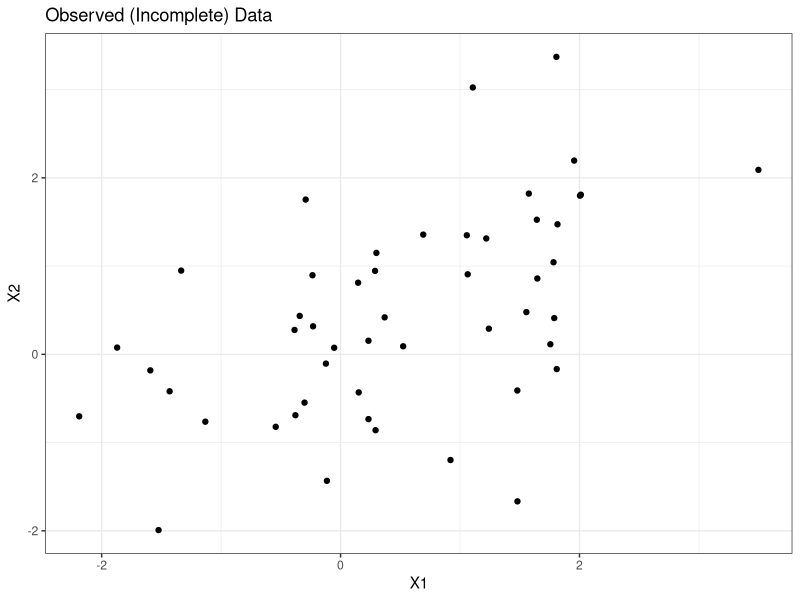
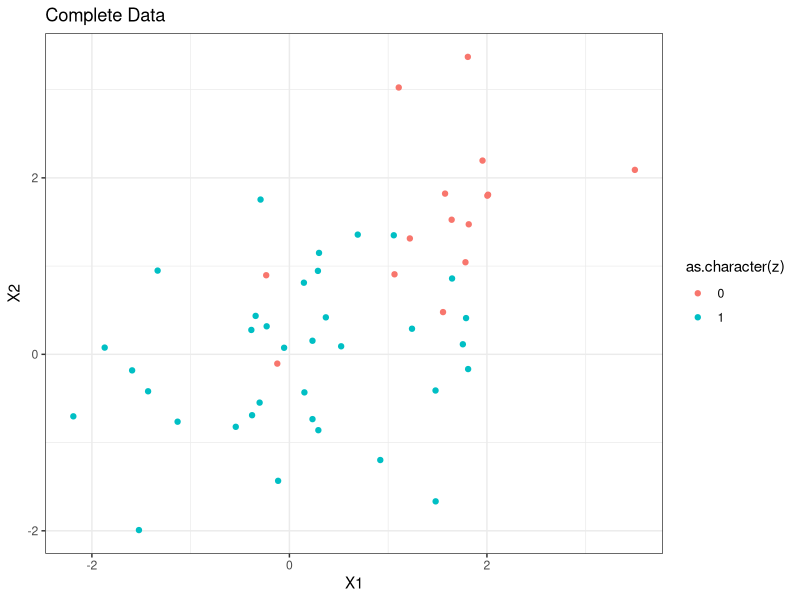
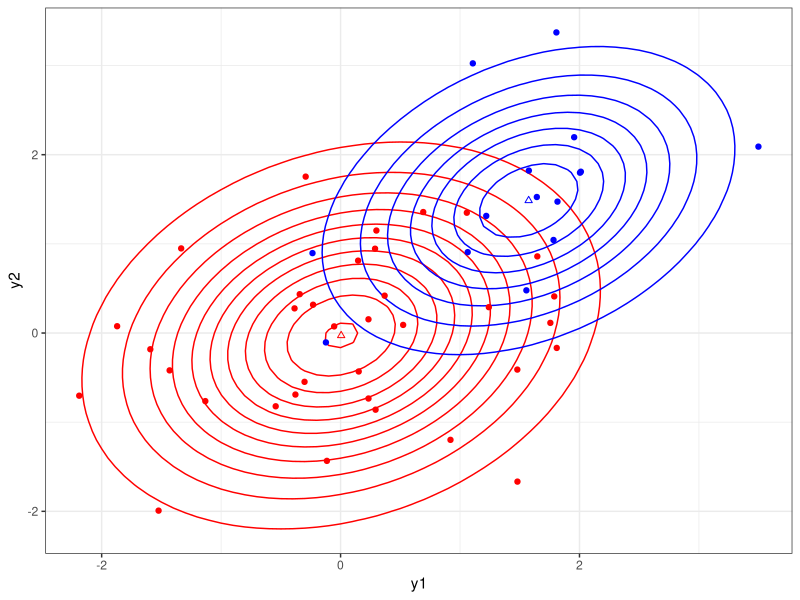
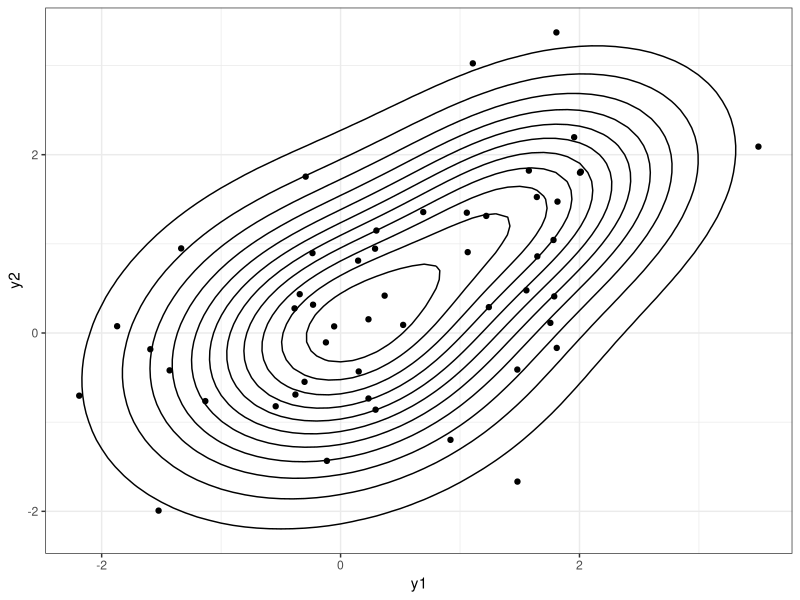
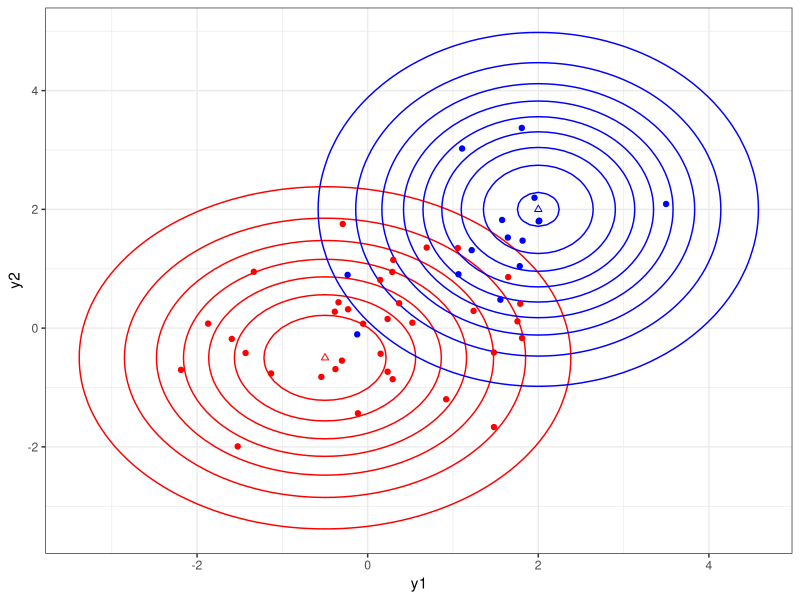
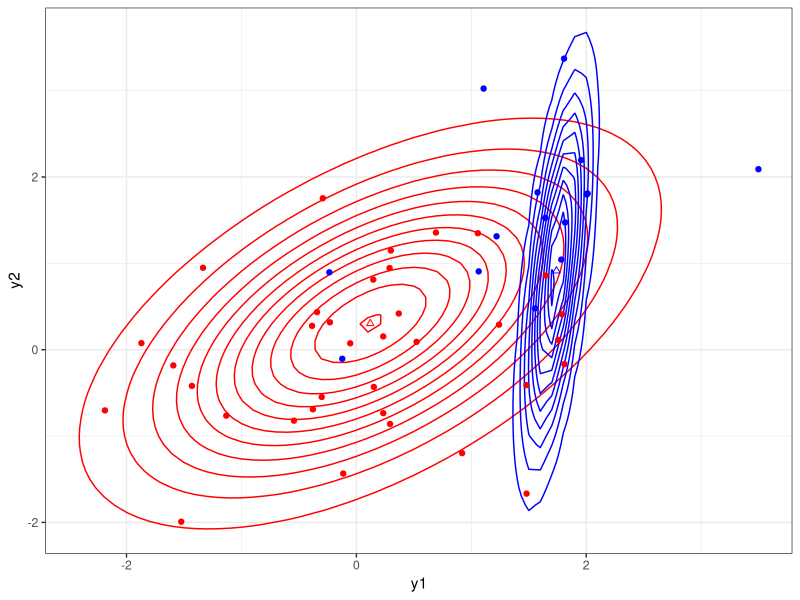

The R source for these figures, in order:
## ---- echo = FALSE, message = FALSE----------------------------------------------------------------------------------------------------------------------------
library(knitr)
library(ggplot2)
library(dplyr)
library(tidyr)
library(broom)
set.seed(333)

theme_set(theme_bw())
knitr::opts_chunk$set(fig.height = 3)


## ---- fig.show='hold', out.width="50%", fig.height=5-----------------------------------------------------------------------------------------------------------
library(mvtnorm) ## multivariate normal

p = .6
mu1 <- c(0, 0)
sig1 <- matrix(c(1, 0, 0, 1), ncol = 2)
mu2 <- c(1.5, 1.5)
sig2 <- matrix(c(1, .6, .6, 1), ncol = 2)

## sample from the mixture
n <- 50
z <- rbinom(n, 1, p)

y1 <- rmvnorm(sum(z), mean = mu1, sigma = sig1)
y2 <- rmvnorm(n - sum(z), mean = mu2, sigma = sig2)  
y <- matrix(NA, nrow = n, ncol = 2) ## observed data
y[z == 1, ] <- y1
y[z == 0, ] <- y2

df <- data.frame(y, z)

## plot data
ggplot(df) +
  geom_point(aes(X1, X2)) +
  ggtitle("Observed (Incomplete) Data")

ggplot(df) +
  geom_point(aes(X1, X2, colour = as.character(z))) +
  ggtitle("Complete Data")



## --------------------------------------------------------------------------------------------------------------------------------------------------------------
# loglikelihood of incomplete data--no knowledge of z
loglik_mixture <- function(par, data) {
	p <- plogis(par[1])  # p guaranteed to be in [0,1]
	mu1 <- c(par[2], par[3])
	sig1 <- matrix(c(exp(par[4]), par[5], par[5], exp(par[4])), nrow = 2)
	mu2 <- c(par[6], par[7])
	sig2 <- matrix(c(exp(par[8]), par[9], par[9], exp(par[8])), nrow = 2)
	# note:  exponential guarantees the diagonal elements are positive, but
	# nothing to guarantee matrices are positive definite. (Could do square root)

	out <- log(p * dmvnorm(data, mean = mu1, sigma = sig1) + 
	             (1-p) * dmvnorm(data, mean = mu2, sigma = sig2))
	return(sum(out))
}

## optimize from different starting values
mle1 <- optim(c(0, -.2, -.2, .5, 0, 2, 2, .5, 0), loglik_mixture, data = y, control = list(fnscale = -1))
mle2 <- optim(c(.405, 0, 0, 0, 0, 1.5, 1.5, 0, .6), loglik_mixture, data = y, control = list(fnscale = -1))


## ---- echo = FALSE---------------------------------------------------------------------------------------------------------------------------------------------
data.frame(Parameter = c("$p$", "$\\mu_{11}$", "$\\mu_{12}$", "$\\Sigma_{111}$", "$\\Sigma_{112}$", "$\\mu_{21}$",  "$\\mu_{22}$", "$\\Sigma_{211}$", "$\\Sigma_{212}$"), 
           Truth = c(p, mu1, sig1[1:2], mu2, sig2[1:2]),
           MLE1 = c(plogis(mle1$par[1]), mle1$par[c(2,3)], exp(mle1$par[4]), mle1$par[5:7], exp(mle1$par[8]), mle1$par[9]),
           MLE2 = c(plogis(mle2$par[1]), mle2$par[c(2,3)], exp(mle1$par[4]), mle2$par[5:7], exp(mle2$par[8]), mle2$par[9])) |>
  kable(escape = FALSE, digits = 4)

## ---- echo = FALSE, fig.show='hold', out.width="50%", fig.height=5---------------------------------------------------------------------------------------------
hat_p <- plogis(mle2$par[1])
hat_mu1 <- mle2$par[2:3]
hat_sig1 <- matrix(c(exp(mle2$par[4]), mle2$par[5], mle2$par[5], exp(mle2$par[4])), nrow = 2)
hat_mu2 <- mle2$par[6:7]
hat_sig2 <- matrix(c(exp(mle2$par[8]), mle2$par[9], mle2$par[9], exp(mle2$par[8])), nrow = 2)

expand.grid(y1 = seq(-5, 5, by = .1), y2 = seq(-5, 5, by = .1)) |>
  rowwise() |>
  mutate(dens1 = hat_p * dmvnorm(c(y1, y2), mean = hat_mu1, sigma = hat_sig1),
         dens2 = (1 - hat_p) * dmvnorm(c(y1, y2), mean = hat_mu2, sigma = hat_sig2),
         dens_mix = dens1 + dens2) -> plot_dens
  
ggplot() +
  geom_contour(aes(y1, y2, z = dens1), colour = "red", data = plot_dens) +
  geom_contour(aes(y1, y2, z = dens2), colour = "blue", data = plot_dens) +
  geom_point(aes(X1, X2, colour = as.character(z)), data = df) +
  geom_point(aes(hat_mu1[1], hat_mu1[2]), shape = 2, colour = "red") +
  geom_point(aes(hat_mu2[1], hat_mu2[2]), shape = 2, colour = "blue") +
  scale_color_manual(values = c("blue", "red")) +
  theme(legend.position = "none")

ggplot() +
  geom_contour(aes(y1, y2, z = dens_mix), data = plot_dens, colour = "black") +
  geom_point(aes(X1, X2), data = df)


## --------------------------------------------------------------------------------------------------------------------------------------------------------------
# Centered the second mixture component at a data point, and shrink 
# variance, so normal is super-concentrated around that point.
loglik_mixture(c(.6, 0, 0, 0, 0, y[30, 1], y[30, 2], -50, 0), data = y)  
mle3 <- optim(c(.6, 0, 0, 0, 0, y[30, 1], y[30, 2], -50, 0), loglik_mixture, data = y, control = list(fnscale = -1))

## ---- echo = FALSE---------------------------------------------------------------------------------------------------------------------------------------------
data.frame(Parameter = c("$p$", "$\\mu_{11}$", "$\\mu_{12}$", "$\\Sigma_{111}$", "$\\Sigma_{112}$", "$\\mu_{21}$",  "$\\mu_{22}$", "$\\Sigma_{211}$", "$\\Sigma_{212}$"), 
           Truth = c(p, mu1, sig1[1:2], mu2, sig2[1:2]),
           MLE3 = c(plogis(mle3$par[1]), mle3$par[c(2,3)], exp(mle3$par[4]), mle3$par[5:7], exp(mle3$par[8]), mle3$par[9])) |>
  kable(escape = FALSE, digits = 4)

## Your turn: fit the EM algorithm to the observed data y
#starting values for parameters
mu1_em <- c(-0.5, -0.5) # wrong
mu2_em <- c(2, 2) # wrong
sig1_em <- matrix(c(2, 0, 0, 2), nrow = 2) # wrong
sig2_em <- matrix(c(1.5, 0, 0, 2), nrow = 2) # wrong
p_em <- .5 # wrong

expand.grid(y1 = seq(-5, 5, by = .1), y2 = seq(-5, 5, by = .1)) |>
  rowwise() |>
  mutate(dens1 = p_em * dmvnorm(c(y1, y2), mean = mu1_em, sigma = sig1_em),
         dens2 = (1 - p_em) * dmvnorm(c(y1, y2), mean = mu2_em, sigma = sig2_em),
         dens_mix = dens1 + dens2) -> plot_dens

ggplot() +
  geom_contour(aes(y1, y2, z = dens1), colour = "red", data = plot_dens) +
  geom_contour(aes(y1, y2, z = dens2), colour = "blue", data = plot_dens) +
  geom_point(aes(X1, X2, colour = as.character(z)), data = df) +
  geom_point(aes(mu1_em[1], mu1_em[2]), shape = 2, colour = "red") +
  geom_point(aes(mu2_em[1], mu2_em[2]), shape = 2, colour = "blue") +
  scale_color_manual(values = c("blue", "red")) +
  theme(legend.position = "none")

for(i in seq(1, 100)) {
  # E
  w1 <- p_em * dmvnorm(y, mean = mu1_em, sigma = sig1_em)
  w2 <- (1 - p_em) * dmvnorm(y, mean = mu2_em, sigma = sig2_em)
  tot <- w1 + w2
  w <- w1 / tot
  
  #M
  mu1_em <- apply(w * y / sum(w), 2, sum)
  mu2_em <- apply((1 - w) * y / sum(1-w), 2, sum)
  dev1 <- y - t(matrix(rep(mu1_em, n), ncol = n))
  sig1_em <- (t(w * dev1) %*% dev1)/sum(w)
  dev2 <- y - t(matrix(rep(mu2_em, n), ncol = n))
  sig2_em <- (t((1 - w)*dev2) %*% dev2)/sum(1 - w)	
  p_em <- sum(w)/n
}

expand.grid(y1 = seq(-5, 5, by = .1), y2 = seq(-5, 5, by = .1)) |>
  rowwise() |>
  mutate(dens1 = p_em * dmvnorm(c(y1, y2), mean = mu1_em, sigma = sig1_em),
         dens2 = (1 - p_em) * dmvnorm(c(y1, y2), mean = mu2_em, sigma = sig2_em),
         dens_mix = dens1 + dens2) -> plot_dens

ggplot() +
  geom_contour(aes(y1, y2, z = dens1), colour = "red", data = plot_dens) +
  geom_contour(aes(y1, y2, z = dens2), colour = "blue", data = plot_dens) +
  geom_point(aes(X1, X2, colour = as.character(z)), data = df) +
  geom_point(aes(mu1_em[1], mu1_em[2]), shape = 2, colour = "red") +
  geom_point(aes(mu2_em[1], mu2_em[2]), shape = 2, colour = "blue") +
  scale_color_manual(values = c("blue", "red")) +
  theme(legend.position = "none")

data.frame(Parameter = c("$p$", "$\\mu_{11}$", "$\\mu_{12}$", "$\\Sigma_{111}$", "$\\Sigma_{112}$", "$\\mu_{21}$",  "$\\mu_{22}$", "$\\Sigma_{211}$", "$\\Sigma_{212}$"), 
           Truth = c(p, mu1, sig1[1:2], mu2, sig2[1:2]),
           MLE2 = c(plogis(mle2$par[1]), mle2$par[c(2,3)], exp(mle2$par[4]), mle2$par[5:7], exp(mle2$par[8]), mle2$par[9]),
           EM = c(p_em, mu1_em, sig1_em[1:2], mu2_em, sig2_em[1:2])) |>
  kable(escape = FALSE, digits = 4)

